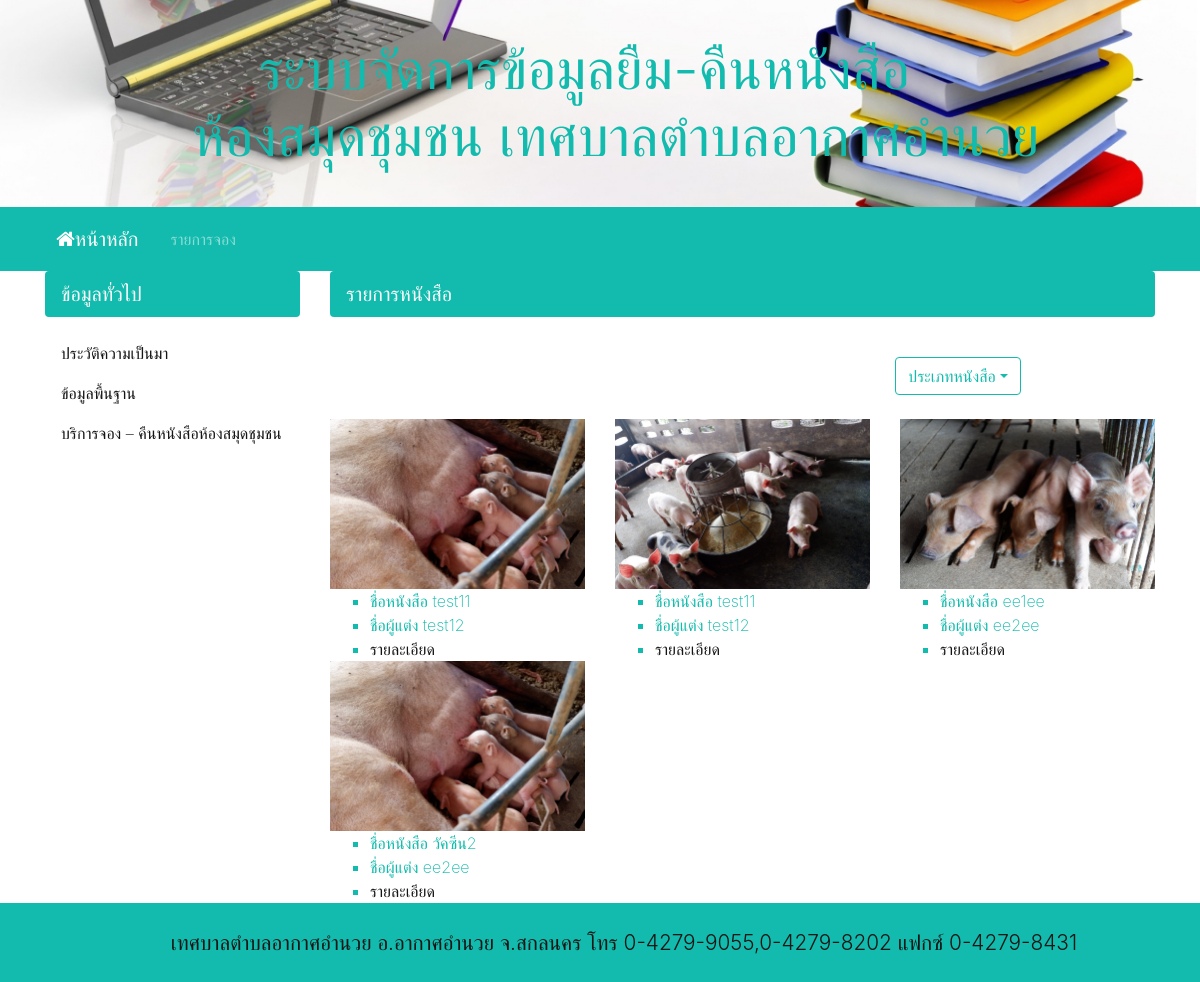
Screenshot of /booking.php with the database file from the repository.
### tables this page shows
CREATE TABLE `td_book` (
  `bo_id` int(11) NOT NULL,
  `bo_name` varchar(100) NOT NULL,
  `bo_cate` varchar(50) NOT NULL,
  `bo_author` varchar(50) NOT NULL,
  `bo_year` varchar(50) NOT NULL,
  `bo_amount` int(11) NOT NULL,
  `bo_detail` text NOT NULL,
  `bo_img` text NOT NULL
);

### booking.php (the view, shortened to what this page needs)
<!DOCTYPE html>
<html>
<head>
  <link rel="stylesheet" href="https://cdnjs.cloudflare.com/ajax/libs/font-awesome/4.7.0/css/font-awesome.min.css" type="text/css">
  <link rel="stylesheet" href="style.css"> </head>
<body class="h-25 w-100">
  <?php include 'header.php'; ?>
  <div class="text-primary text-left">
    <div class="container">
      <div class="row">
        <?php include 'sidebarleft.php';
              include 'include/config.php';
              $sql = "SELECT * FROM `td_book`";
              $query = mysqli_query($conn, $sql);
        ?>
        <div class="col-md-9">
          <ul class="nav nav-pills flex-column">
            <ul class="nav nav-pills flex-column">
              <li class="nav-item">
                <p class="active nav-link col-form-label-lg" href="#">รายการหนังสือ</p>
              </li>
              <div class="row">
                <div class="col-md-12">
                  <div class="row">
                    <div class="col-md-11 text-right">
                      <div class="btn-group text-nowrap w-25 m-2 p-2">
                        <button class="btn btn-outline-primary dropdown-toggle" data-toggle="dropdown">ประเภทหนังสือ</button>
                      </div>
                    </div>
                  </div>
                </div>
              </div>
              <div class="row">
                <?php while ($row = mysqli_fetch_array($query)) {
                 ?>
                <div class="col-md-4">
                  <img class="img-fluid d-block" src="img/<?php echo $row['bo_img']; ?>">
                  <div class="row">
                    <div class="col-md-12">
                      <ul class="">
                        <li><?php echo 'ชื่อหนังสือ '.$row['bo_name']; ?></li>
                        <li><?php echo 'ชื่อผู้แต่ง '.$row['bo_author']; ?></li>
                        <li><a href="news.php?id=<?php echo $row['bo_id']; ?>">รายละเอียด</a></li>
                      </ul>
                    </div>
                  </div>
                </div>
                <?php  } ?>
        </div>
      </div>
    </div>
  </div>
  </div>
  <?php include 'footer.php'; ?>
</body>
</html>

### header.php (shortened to what this page needs)
<div class="text-center bg-info p-0 text-warning" style="background-image: url('img/head1.jpg'); background-size:cover;background-position:left bottom;">
    <div class="container">
      <div class="row">
        <div class="col-md-12">
          <div class="row">
            <div class="col-md-12">
              <h1 class="m-4 display-4 text-primary">ระบบจัดการข้อมูลยืม-คืนหนังสือ &nbsp;
                <br>&nbsp; ห้องสมุดชุมชน เทศบาลตำบลอากาศอำนวย</h1>
            </div>
          </div>
        </div>
      </div>
      <div class="row">
        <div class="col-md-9 col-xl-1 offset-md-11">
        </div>
      </div>
    </div>
  </div>
  <nav class="navbar navbar-expand-md navbar-dark bg-primary">
    <div class="container">
      <a class="navbar-brand" href="index.php">&nbsp;
        <i class="fa fa-home fa-home"></i>หน้าหลัก</a>
      <div class="collapse navbar-collapse" id="navbarSupportedContent">
        <ul class="navbar-nav mr-auto">
          <li class="nav-item">
            <a class="nav-link" href="search.php">รายการจอง</a>
          </li>
        </ul>
      </div>
    </div>
  </nav>

### sidebarleft.php
<div class="col-md-3">
            <ul class="nav nav-pills flex-column">
              <li class="nav-item">
                <p class="active nav-link col-form-label-lg" >ข้อมูลทั่วไป</p>
              </li>
              <li class="nav-item">
                <a href="history.php" class="nav-link">ประวัติความเป็นมา</a>
              </li>
              <li class="nav-item">
                <a href="basicdata.php" class="nav-link">ข้อมูลพื้นฐาน &nbsp; &nbsp; &nbsp; &nbsp; &nbsp; &nbsp; &nbsp; &nbsp; &nbsp;
                  <br> </a>
              </li>
              <ul class="nav nav-pills flex-column">
                <li class="nav-item">
                  <a class="nav-link" href="booking.php">บริการจอง – คืนหนังสือห้องสมุดชุมชน</a>
                </li>
              </ul>
            </ul>
        </div>

### footer.php (shortened to what this page needs)
<div class="text-center bg-primary text-white py">
    <div class="container">
      <div class="row">
        <div class="col-md-12 text-dark w-50">
          <p class="lead w-100 m-3">เทศบาลตำบลอากาศอำนวย อ.อากาศอำนวย จ.สกลนคร โทร 0-4279-9055,0-4279-8202 แฟกซ์ 0-4279-8431</p>
        </div>
      </div>
    </div>
  </div>

### rows the page displays
td_book: bo_img (picture), bo_name "test11", bo_author "test12"
td_book: bo_img (picture), bo_name "test11", bo_author "test12"
td_book: bo_img (picture), bo_name "ee1ee", bo_author "ee2ee"
td_book: bo_img (picture), bo_name "วัคซีน2", bo_author "ee2ee"
